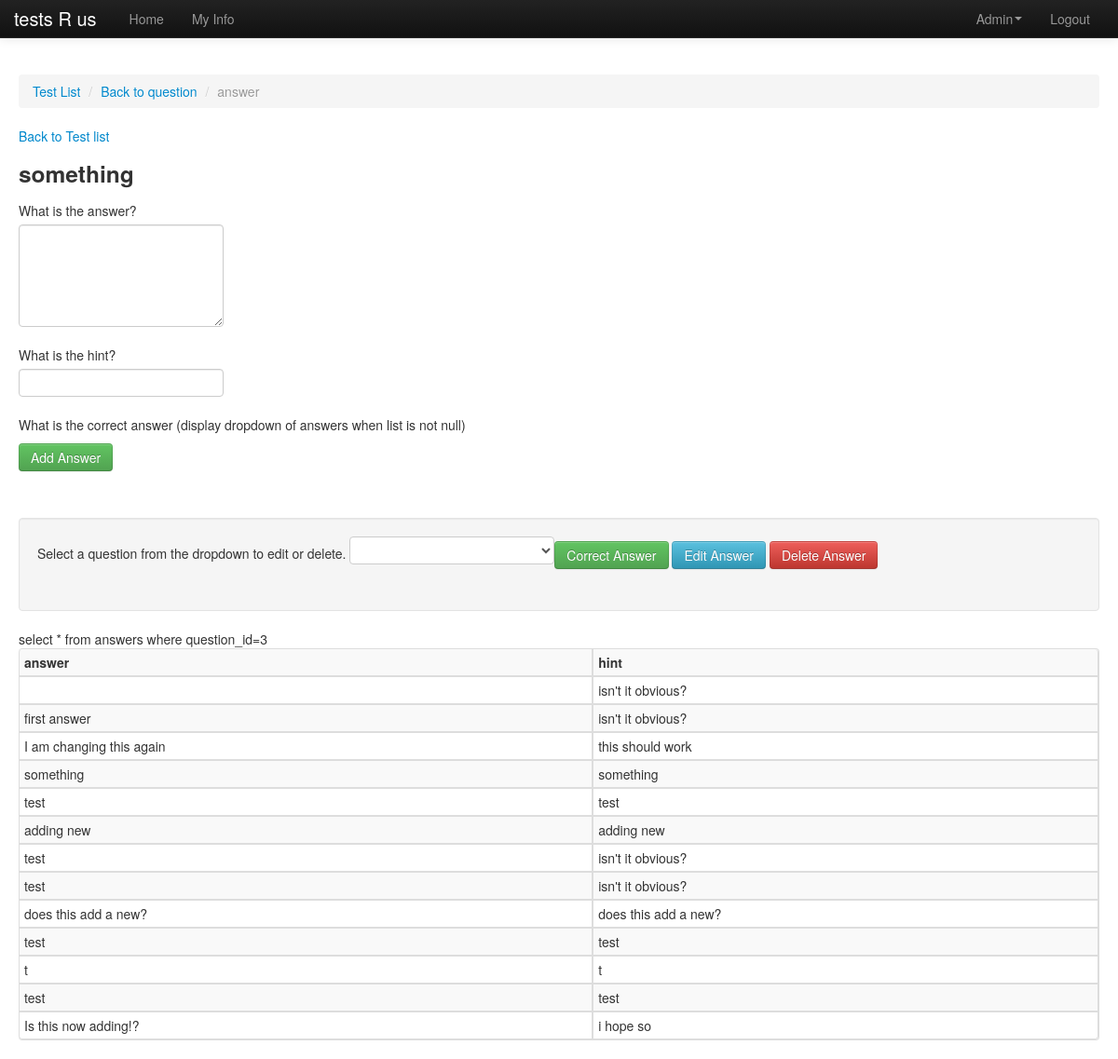
Screenshot of /admin-answers.php?question=3 (signed in) with the database file from the repository.
### tables this page shows
CREATE TABLE `questions` (
  `id` int(11) NOT NULL AUTO_INCREMENT,
  `test_id` int(11) DEFAULT NULL,
  `question` varchar(45) DEFAULT NULL,
  `question_type` varchar(45) DEFAULT NULL,
  `hint` varchar(45) DEFAULT NULL,
  `correct_answer` varchar(45) DEFAULT NULL,
  PRIMARY KEY (`id`)
);

CREATE TABLE `answers` (
  `id` int(11) NOT NULL AUTO_INCREMENT,
  `question_id` int(11) DEFAULT NULL,
  `answer` varchar(100) DEFAULT NULL,
  `hint` varchar(500) DEFAULT NULL,
  PRIMARY KEY (`id`)
);

### admin-answers.php (the view, shortened to what this page needs)
<?php
include_once("includes/start.php");
?>
<!DOCTYPE html>
<html>
<head>
<link rel="stylesheet" type="text/css" href="css/bootstrap.css">
<link rel="stylesheet" type="text/css" href="css/bootstrap-responsive.css">
<link href="css/mystyles.css" rel="stylesheet" type="text/css">
</head>
<body>
<div class="navbar navbar-inverse navbar-fixed-top">
  <div class="navbar-inner">
    <div class="container">
      <a class="brand" href="#">tests R us</a>
      <div class="nav-collapse collapse">
        <ul class="nav">
          <li><a href="index.php">Home</a></li>
          <li><a href="myinfo.php">My Info</a></li>
        </ul>
        <ul class="nav pull-right">
        <?PHP
        $username=$_SESSION['username'];
        $adminquery="SELECT * FROM users WHERE username='$username'";
        $adminresult = mysqli_query($mysqli, $adminquery);
        $admin = mysqli_fetch_array($adminresult);
        if ($admin['user_group']==1){
        echo "<li class='dropdown'><a href='#' class='dropdown-toggle' data-toggle='dropdown'>Admin<b class='caret'></b></a>
            <ul class='dropdown-menu'>
              <li><a href='admin-tests.php'>Tests</a></li>
              <li><a href='admin-users.php'>Users</a></li>
              <li><a href='admin-class.php'>Class details</a></li>
            </ul>
        </li>";
		}?>
          <li><a href="logout.php">Logout</a></li>
        </ul>
      </div>
    </div>
  </div>
</div>
<div class="container-fluid">
<?php
if (isset($_GET["question"])) {
$question_id=$_GET["question"];
}
?>
<br>
    <ul class="breadcrumb">
    <li><a href="admin-tests.php">Test List</a> <span class="divider">/</span></li>
    <li><a href="admin-questions.php?question=<?php echo $question_id?>">Back to question</a> <span class="divider">/</span></li>
    <li class="active">answer</li>
    </ul>
<form name="form1" method="post" action="admin-answers.php">
   <p><a href="admin-tests.php">Back to Test list</a></p>
   <p>
     <?php
	$pullingquestion = "select * from questions where id=$question_id";
	$resultquestion = mysqli_query($mysqli, $pullingquestion);
	$pulledquestion = mysqli_fetch_array($resultquestion);
	echo "<h3>".$pulledquestion['question']."</h3>";
	?>
   </p>
   <p>
     <label for="question">What is the answer?<br>
    </label>
    <textarea name="answer" id="answer" cols="45" rows="5"><?php echo @$answeredit['answer']?></textarea>
</p>
  <p>
    <label for="hint">What is the hint?</label>
    <input type="text" name="hint" id="hint" value="<?php echo @$answeredit['hint']?>">
  </p>
  <p>What is the correct answer (display dropdown of answers when list is not null)</p>
  <p>
    <input class="btn btn-success" type="submit" name="addanswer" id="addanswer" value="Add Answer">
  </p>
  <p>&nbsp;</p>
</form>
<div class="well"><form name="form2" method="post" action="admin-answers.php">
Select a question from the dropdown to edit or delete.
<input class="btn btn-success" type="submit" name="correct" id="correct" value="Correct Answer">
<input class="btn btn-info" type="submit" name="edit" id="edit" value="Edit Answer">
<input class="btn btn-danger" type="submit" name="delete" id="delete" value="Delete Answer">
</form>
</div>
<table class="table table-bordered table-hover table-striped table-condensed" border="1" cellspacing="1" cellpadding="1">
  <tr>
    <th scope='col'>answer</th>
    <th scope='col'>hint</th>
  </tr>
<?php
	$querysummary = "select * from answers where question_id=$question_id";
	$resultsummary = mysqli_query($mysqli, $querysummary);
	if (mysqli_num_rows($resultsummary) > 0){
	while($tablerow = mysqli_fetch_array($resultsummary)){
		echo "<tr><td>".$tablerow['answer']."</td>";
		echo "<td>".$tablerow['hint']."</td></tr>";
	}
}
?>
</table>
 </div>
</body>
</html>

### css/mystyles.css (style rules this page uses)
body { padding-top: 60px; }

### rows the page displays
questions: question "something"
answers: hint "isn't it obvious?"
answers: answer "first answer", hint "isn't it obvious?"
answers: answer "I am changing this again", hint "this should work"
answers: answer "something", hint "something"
answers: answer "test", hint "test"
answers: answer "adding new", hint "adding new"
answers: answer "test", hint "isn't it obvious?"
answers: answer "test", hint "isn't it obvious?"
answers: answer "does this add a new?", hint "does this add a new?"
answers: answer "test", hint "test"
answers: answer "t", hint "t"
answers: answer "test", hint "test"
answers: answer "Is this now adding!?", hint "i hope so"
